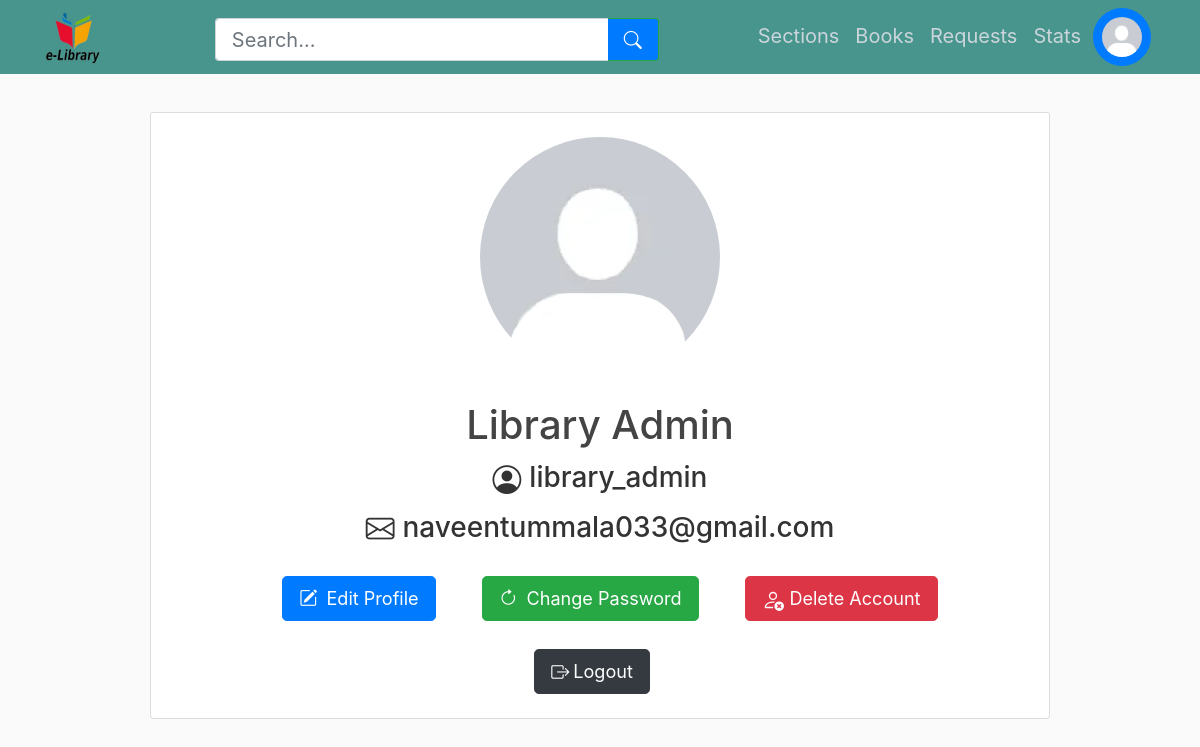
The app's page /librarian/account (signed in) with its own data.
### library_app/models.py (models this page shows, shortened)
class User(db.Model):
    __tablename__ = "user"
    userid = db.Column(db.Integer, primary_key=True, autoincrement=True)
    name = db.Column(db.String(60), nullable=False)
    username = db.Column(db.String(32), unique=True, nullable=False)
    email = db.Column(db.String(60), unique=True, nullable=False)
    password = db.Column(db.String(60), nullable=False)
    profile_picture = db.Column(
        db.String(20), nullable=False, default="default_profile_picture.png"
    )
    authenticated = db.Column(db.Boolean, default=False)
    urole = db.Column(db.String(20), default="user")
    requests = db.relationship(
        "Request", back_populates="user", lazy=True, cascade="all, delete-orphan"
    )
    feedbacks = db.relationship(
        "Feedback", back_populates="user", lazy=True, cascade="all, delete-orphan"
    )
    __table_args__ = (
        CheckConstraint(urole.in_(["user", "librarian"]), name="check_urole"),
    )
    def get_urole(self):
        return self.urole

### library_app/librarian/routes.py (the view)
@librarian.route("/librarian/account")
@login_required(role="librarian")
def account():
    global previous_user
    previous_user = None
    return render_template(
        "librarian/account.html",
        title="Account",
        librarian=current_user,
        navbaractive=["Account"],
    )

### library_app/models.py (called while the page is built)
@login_manager.user_loader
def load_user(userid):
    return User.query.get(userid)

### library_app/utils.py (called while the page is built)
def login_required(role="any"):
    def wrapper(fn):
        @wraps(fn)
        def view(*args, **kwargs):
            if not current_user.is_authenticated:
                return login_manager.unauthorized()
            if current_user.get_urole() != role and role!=any:
                abort(403)
            return fn(*args, **kwargs)
        return view
    return wrapper

### library_app/templates/librarian/account.html (shortened to what this page needs)
{% extends "librarian/layout.html" %} {% block content %}
<div class="content-section mx-auto w-75 text-center pt-2 pb-4">
    <img
        class="rounded-circle account-img mt-3 mx-auto"
        src="{{ url_for('static', filename='librarian/profile_pictures/' + librarian.profile_picture) }}"
    />
    <div class="media-body">
        <h2 class="account-heading mt-2">{{ librarian.name }}</h2>
        <div class="d-flex align-items-center justify-content-center mt-1">
            <i class="bi bi-person-circle mr-2" style="font-size: 1.8rem;"></i>
            <p class="h3 mt-1">{{ librarian.username }}</p>
        </div>
        <div class="d-flex align-items-center justify-content-center mt-1">
            <i class="bi bi-envelope mr-2" style="font-size: 1.8rem;"></i>
            <p class="h3 mt-1">{{ librarian.email }}</p>
        </div>
        <div class="container mx-auto mt-2">
            <div class="row mr-1">
                <div class="col-4 text-right">
                    <a href="{{ url_for('librarian.edit_profile') }}" class="btn btn-lg btn-primary mt-3">
                        <i class="bi bi-pencil-square mr-1"></i> Edit Profile
                    </a>
                </div>
                <div class="col-4">
                    <a href="{{ url_for('librarian.change_password') }}" class="btn btn-lg btn-success mt-3">
                        <i class="bi bi-arrow-clockwise mr-1"></i> Change Password
                    </a>
                </div>
                <div class="col-4 text-left">
                    <a href="{{ url_for('librarian.delete_account') }}" class="btn btn-lg btn-danger mt-3 mr-5">
                        Delete Account
                    </a>
                </div>
            </div>
        </div>
        <div class="container mx-auto mt-1">
            <a
                href="{{ url_for('librarian.logout') }}"
                class="btn btn-lg btn-dark mt-4 mr-3"
                ><i class="bi bi-box-arrow-right mr-1"></i>Logout</a
            >
        </div>
    </div>
</div>
{% endblock content %}

### library_app/templates/librarian/layout.html (shortened to what this page needs)
<!DOCTYPE html>
<html lang="en">
    <head>
        <link
            rel="stylesheet"
            href="https://cdn.jsdelivr.net/npm/bootstrap@4.3.1/dist/css/bootstrap.min.css"
        />
        <link href="https://cdn.jsdelivr.net/npm/bootstrap-icons@1.7.0/font/bootstrap-icons.css" rel="stylesheet">
        <link
            rel="stylesheet"
            type="text/css"
            href="{{ url_for('static', filename='main/style.css') }}"
        />
    </head>
    <body>
        <header class="site-header">
            <nav class="navbar navbar-expand-md navbar-dark bg-steel fixed-top">
                <div class="container">
                    <a class="mr-4" href="{{url_for("librarian.sections")}}"><img class="logo-img" src="{{url_for('static', filename="main/library_logo.jpg")}}"/></a>
                    <div class="container">
                        <form id="searchForm" class="form-inline mx-auto search-form" action="{{ url_for('librarian.search') }}" method="POST" style="width: 37vw; height: 5.4vh;">
                            <div class="input-group">
                                <input id="searchInput" name="search_term" class="form-control form-control-lg border-right-0" type="search" placeholder="Search..." aria-label="Search" style="height: 5.4vh;" minlength="1" maxlength="60">
                                <div class="input-group-append">
                                    <button class="btn btn-lg btn-outline-success border-left-0" type="submit" style="height: 5.4vh;">
                                        <i class="bi bi-search"></i>
                                    </button>
                                </div>
                            </div>
                        </form>
                    </div>
                    <div class="navbar-nav">
                        <a class="nav-item nav-link h5 font-weight-normal mt-2 {% if 'Sections' in navbaractive %} active {% endif %}" href="{{url_for("librarian.sections")}}">Sections</a>
                        <a class="nav-item nav-link h5 font-weight-normal mt-2 {% if 'Books' in navbaractive %} active {% endif %}" href="{{url_for("librarian.books")}}">Books</a>
                        <a class="nav-item nav-link h5 font-weight-normal mt-2 {% if 'Requests' in navbaractive %} active {% endif %}" href="{{url_for("librarian.requests")}}">Requests</a>
                        <a class="nav-item nav-link h5 font-weight-normal mt-2 {% if 'Stats' in navbaractive %} active {% endif %}" href="{{url_for("librarian.stats")}}">Stats</a>
                        <a class="nav-item nav-link {% if 'Account' in navbaractive %} btn btn-primary rounded-pill mx-1{% endif %}" href="{{url_for("librarian.account")}}"><img src="{{url_for('static', filename='librarian/profile_pictures/' + librarian.profile_picture)}}" class="rounded-circle nav-img"/></a>
                    </div>
                </div>
            </nav>
        </header>
        {% block content %} {% endblock %}
    </body>
</html>

### library_app/static/main/style.css (style rules this page uses)
body { background: #fafafa; color: #333333; margin-top: 5rem; }
h1, h2, h3, h4, h5, h6 { color: #444444; }
.bg-steel { background-color: #47958d; }
.site-header .navbar-nav .nav-link { color: #cbd5db; }
.content-section { background: #ffffff; padding: 10px 20px; border: 1px solid #dddddd; border-radius: 3px; margin-bottom: 20px; }
.account-img { height: 15rem; width: 15rem; margin-right: 1.25rem; margin-bottom: 1rem; }
.nav-img { height: 2.5rem; width: 2.5rem; }
.logo-img { height: 55px; width: 55px; }
.account-heading { font-size: 2.5rem; }
.account-img { max-width: 100%; }
.btn-lg { font-size: 1.13rem !important; }
.search-form { border: none; margin-top: 5px; }
.search-form .input-group { width: 100%; }
.search-form .form-control { border-radius: 4px; }
.search-form .btn { border-radius: 0 4px 4px 0; background-color: #007bff; color: white; }

### records on screen
User: profile_picture (placeholder picture), name "Library Admin", username "library_admin", email "naveentummala033@gmail.com"
